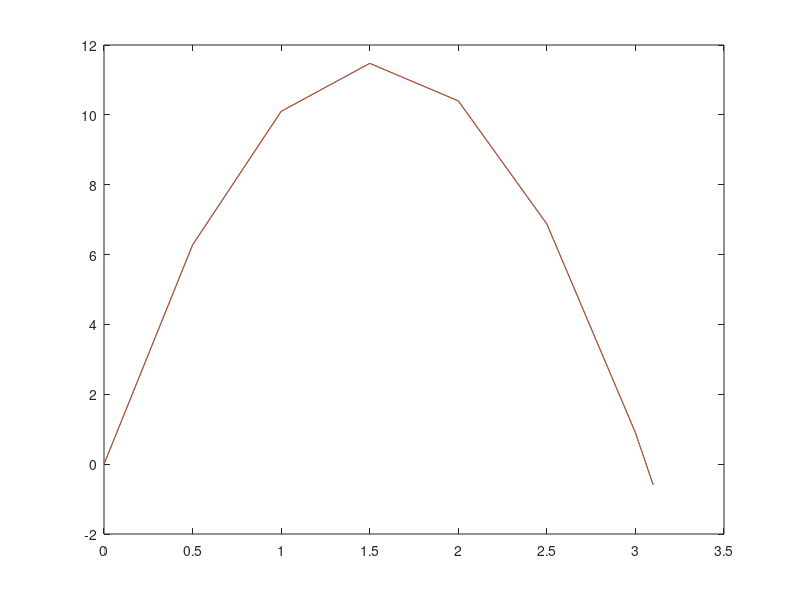
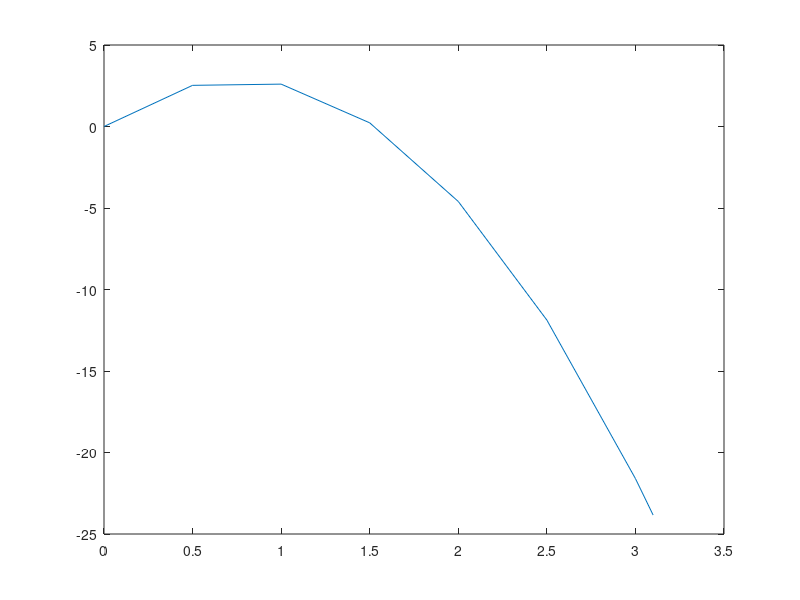

The MATLAB source for these figures, in order: (Note: this script raises an error after producing the figures.)

%Gravity
1
2
g = 3+8
pi
clear
gravity = -9.8
velocity = 15
time = -2*velocity/gravity
%time_vector = [0:.5:3]
%height = velocity*time_vector + .5*gravity*time_vector.^2
%plot(time_vector, height)
%expand time to include height=0
time_vector = [0:.5:3,3.1]
height = velocity*time_vector + .5*gravity*time_vector.^2
plot(time_vector, height);
%different initial speeds plot
hold on
plot(time_vector, height);
figure
v2 = 30
v3 = 7.5
height2 = v2*time_vector + .5*gravity*time_vector.^2
height3 = v3*time_vector + .5*gravity*time_vector.^2
plot(time_vector, height2);
plot(time_vector, height3);
hold off

%Hurricane Ivan
clear
load ~/Documents/hurricane_ivan.mat
contour(basin_lon, basin_lat, basin, 1, 'k')
figure
contour(basin_lon, basin_lat, basin, 1, 'r')
%Vectors
hold on
plot(ivan_lon, ivan_lat, '+')
figure
plot(ivan_windspeed)
clf
plot3(ivan_lon,ivan_lat, ivan_windspeed)
grid on
hold on
contour(basin_lon, basin_lat, basin, 1, 'r')